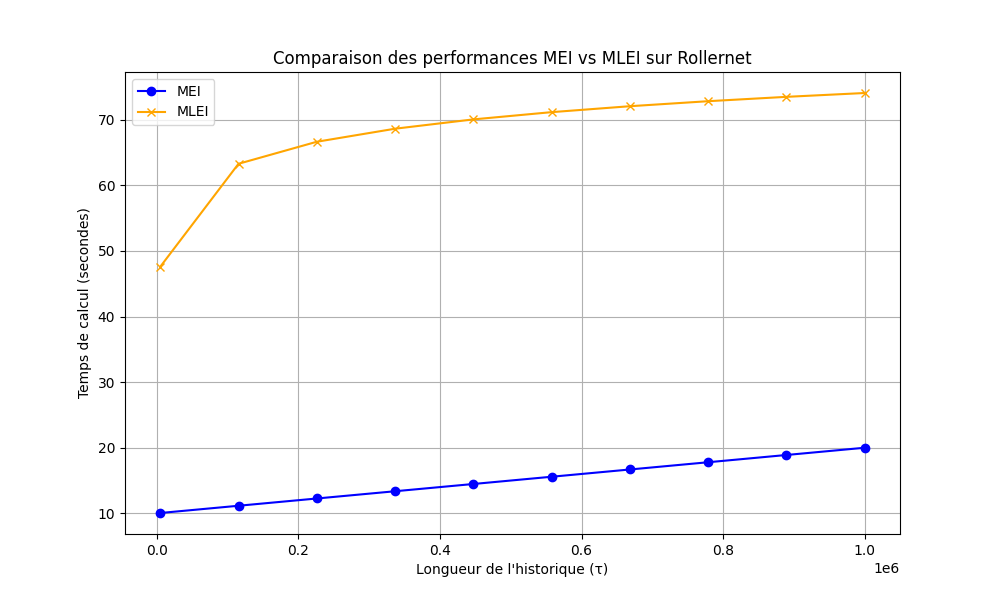

Recreate this plot in Python.
import matplotlib.pyplot as plt
import numpy as np
 
tau_values = np.linspace(5000, 1e6, 10)  
time_mei = tau_values / 1e5 + 10  
time_mlei = np.log(tau_values) * 5 + 5   
 
plt.figure(figsize=(10, 6))
plt.plot(tau_values, time_mei, marker='o', label="MEI", color="blue")
plt.plot(tau_values, time_mlei, marker='x', label="MLEI", color="orange")
 
plt.title("Comparaison des performances MEI vs MLEI sur Rollernet")
plt.xlabel("Longueur de l'historique (τ)")
plt.ylabel("Temps de calcul (secondes)")
plt.legend()
plt.grid()
 
plt.savefig("comparaison_mei_mlei.png")
plt.show()